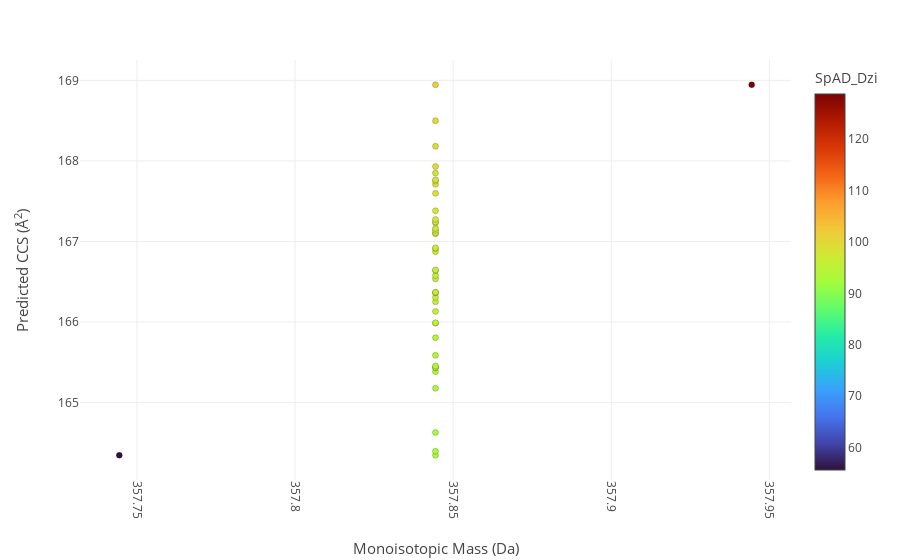

Notebook cell for this chart:
### Code cell
import plotly.express as px

figb = px.scatter(x=x2, 
                  y=y2, 
                  color_continuous_scale='Turbo', 
                  color = color2, template = 'none')
    
figb.update_coloraxes(colorbar_title='SpAD_Dzi')

figb.update_xaxes(
        tickangle = 90,
        title_text = "Monoisotopic Mass (Da)",
        title_font = {"size": 15},
        title_standoff = 25)

figb.update_yaxes(
        title_text = "Predicted CCS (<span>&#8491;</span><sup>2</sup>)",
        title_font = {"size": 15},
        title_standoff = 25)


figb.update_traces(marker=dict(size=6,
                              line=dict(width=0.2,
                                        color='Black')),
                  selector=dict(mode='markers'))



figb.show()

### Figure 1 — Plotly figure (JSON) as saved in the notebook; plotly's stock layout.template omitted (floating-point values rounded to 4 significant figures)
{"data": [{"hovertemplate": "x=%{x}<br>y=%{y}<br>color=%{marker.color}<extra></extra>", "legendgroup": "", "marker": {"color": [128.8, 55.63, 93.2, 92.75, 92.19, 93.4, 93.62, 95.02, 94.45, 94.36, 94.19, 94.03, 94.83, 95.39, 95.97, 95.88, 95.62, 95.23, 95.8, 97.06, 95.65, 96.29, 95.75, 95.43, 96.99, 96.82, 96.77, 96.84, 97.35, 98.01, 96.63, 97.01, 97.19, 97.89, 97.68, 98.38, 98.74, 98.2, 98.36, 98.2, 99.25, 99.38, 99.75, 100.8], "coloraxis": "coloraxis", "line": {"color": "Black", "width": 0.2}, "size": 6, "symbol": "circle"}, "mode": "markers", "name": "", "orientation": "v", "showlegend": false, "type": "scatter", "x": [357.9, 357.7, 357.8, 357.8, 357.8, 357.8, 357.8, 357.8, 357.8, 357.8, 357.8, 357.8, 357.8, 357.8, 357.8, 357.8, 357.8, 357.8, 357.8, 357.8, 357.8, 357.8, 357.8, 357.8, 357.8, 357.8, 357.8, 357.8, 357.8, 357.8, 357.8, 357.8, 357.8, 357.8, 357.8, 357.8, 357.8, 357.8, 357.8, 357.8, 357.8, 357.8, 357.8, 357.8], "xaxis": "x", "y": [168.9, 164.3, 164.3, 164.4, 164.6, 165.2, 165.4, 165.4, 165.4, 165.5, 165.6, 165.8, 166.0, 166.0, 166.1, 166.2, 166.3, 166.4, 166.4, 166.4, 166.5, 166.6, 166.6, 166.6, 166.9, 166.9, 166.9, 167.1, 167.1, 167.1, 167.2, 167.2, 167.2, 167.3, 167.4, 167.6, 167.7, 167.8, 167.8, 167.8, 167.9, 168.2, 168.5, 168.9], "yaxis": "y"}], "layout": {"coloraxis": {"colorbar": {"title": {"text": "SpAD_Dzi"}}, "colorscale": [[0, "#30123b"], [0.07143, "#4145ab"], [0.1429, "#4675ed"], [0.2143, "#39a2fc"], [0.2857, "#1bcfd4"], [0.3571, "#24eca6"], [0.4286, "#61fc6c"], [0.5, "#a4fc3b"], [0.5714, "#d1e834"], [0.6429, "#f3c63a"], [0.7143, "#fe9b2d"], [0.7857, "#f36315"], [0.8571, "#d93806"], [0.9286, "#b11901"], [1, "#7a0402"]]}, "legend": {"tracegroupgap": 0}, "margin": {"t": 60}, "xaxis": {"anchor": "y", "domain": [0, 1], "tickangle": 90, "title": {"font": {"size": 15}, "standoff": 25, "text": "Monoisotopic Mass (Da)"}}, "yaxis": {"anchor": "x", "domain": [0, 1], "title": {"font": {"size": 15}, "standoff": 25, "text": "Predicted CCS (<span>&#8491;</span><sup>2</sup>)"}}}}
